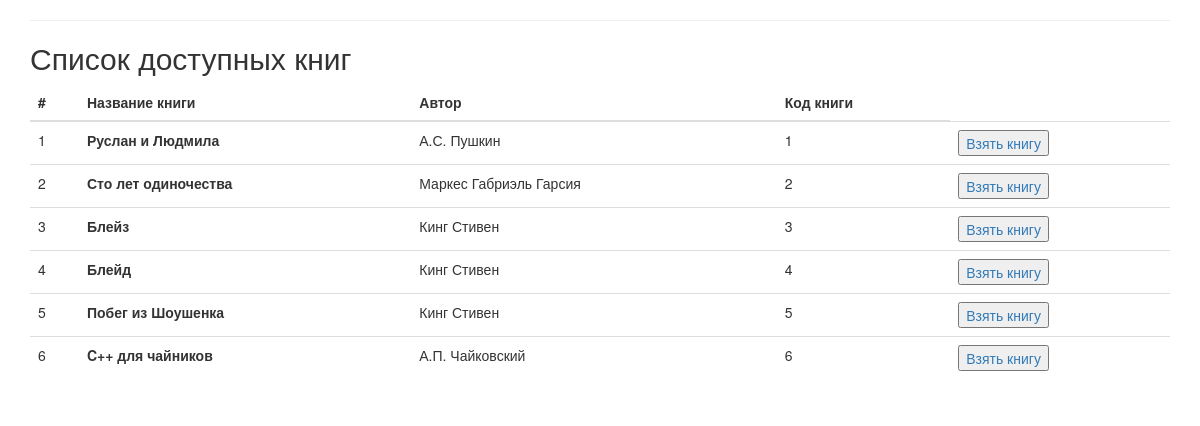
The page /books/ on the database its author committed.
### library/models.py (models this page shows, shortened)
class Book(models.Model):
    title = models.CharField("Название", max_length=200)
    author = models.CharField("Автор", max_length=200)
    was_returned = models.BooleanField("Возвращена", default=True)
    class Meta:
        verbose_name = 'Книга'
        verbose_name_plural = 'Книги'

### library/views.py (the view)
# urls.py: path('books/', views.free_book, name="free_books"),
def free_book(request):
    books = Book.objects.filter(was_returned=True)
    return render(request, "free_books.html", context={
        "books": books
    })

### library/templates/free_books.html (shortened to what this page needs)
<!DOCTYPE html>
<html lang="ru">
  <head>
    <link
      rel="stylesheet"
      href="https://maxcdn.bootstrapcdn.com/bootstrap/3.3.7/css/bootstrap.min.css"
>
    <link
      rel="stylesheet"
      href="https://maxcdn.bootstrapcdn.com/bootstrap/3.3.7/css/bootstrap-theme.min.css"
>
  </head>
  <body>
    <div class="container">
        <hr>
        <h2>Список доступных книг</h2>
        <div class="table-responsive">
            <table class="table">
                <thead>
                    <tr>
                    <th class="table-element">#</th>
                    <th class="table-element">Название книги</th>
                    <th class="table-element">Автор</th>
                    <th class="table-element">Код книги</th>
                    </tr>
                </thead>
                <tbody>
                    {% for book in books %}
                        <tr>
                            <td class="table-element">{{ forloop.counter }}</td>
                                <td class="table-element"><strong>{{ book.title }}</strong></td>
                            <td class="table-element">{{ book.author }}</td>
                            <td class="table-element">{{ book.id }}</td>
                            <td class="table-element">
                                <a href="{% url 'take_book' %}">
                                    <input type="button" name="take_book" value="Взять книгу">
                                </a>
                            </td>
                        </tr>
                    {% endfor %}
                </tbody>
            </table>
        </div>
    </div>
  </body>
</html>

### rows shown on the page
Book: title "Руслан и Людмила", author "А.С. Пушкин", id "1"
Book: title "Сто лет одиночества", author "Маркес Габриэль Гарсия", id "2"
Book: title "Блейз", author "Кинг Стивен", id "3"
Book: title "Блейд", author "Кинг Стивен", id "4"
Book: title "Побег из Шоушенка", author "Кинг Стивен", id "5"
Book: title "C++ для чайников", author "А.П. Чайковский", id "6"
